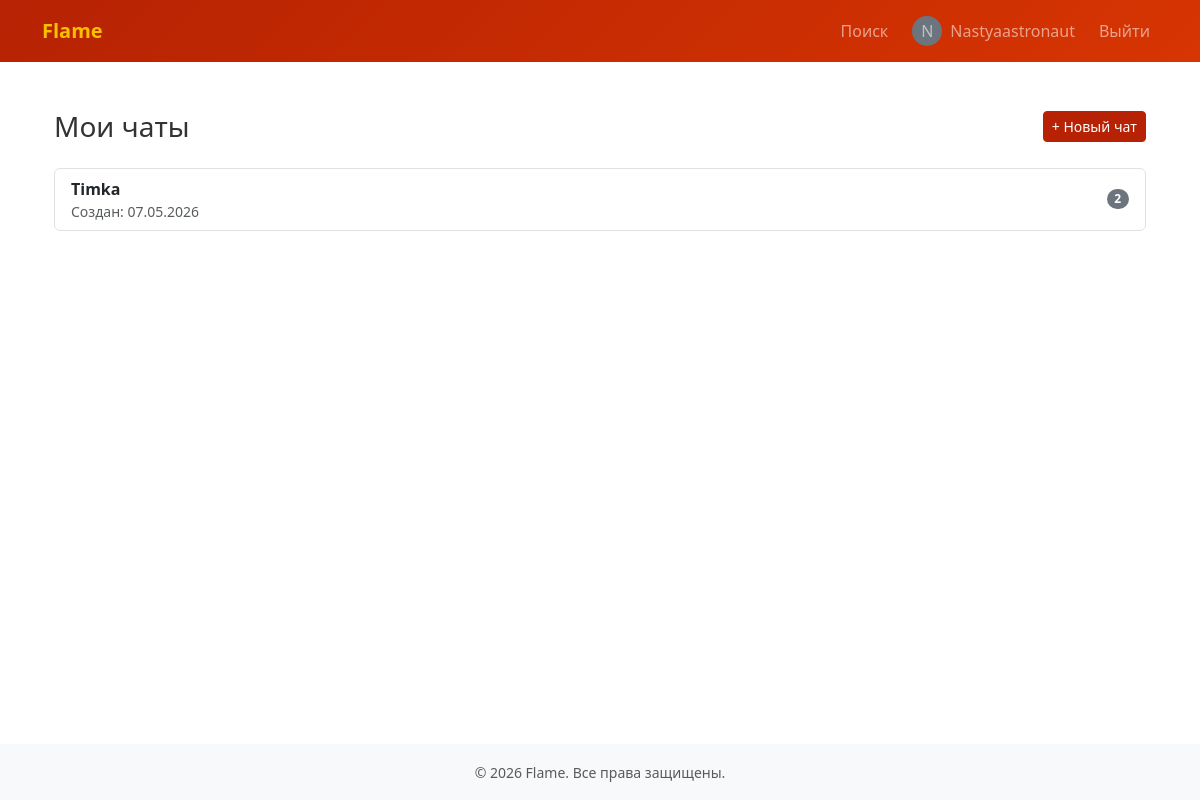
Page /chats/ (signed in) on the committed database.
### users/models.py (models this page shows, shortened)
class CustomUser(AbstractUser):
    email = models.EmailField(unique=True, verbose_name='Email')
    phone_regex = RegexValidator(
        regex=r'^\+?7?\d{10}$',
        message="Телефон в формате: +7XXXXXXXXXX (10 цифр)"
    )
    phone = models.CharField(
        max_length=20,
        blank=True,
        null=True,
        verbose_name='Телефон'
    )
    birth_date = models.DateField(blank=True, null=True, verbose_name='Дата рождения')
    bio = models.TextField(blank=True, null=True, verbose_name='О себе')
    avatar = models.ImageField(
        upload_to='avatars/',
        blank=True,
        null=True,
        verbose_name='Аватар'
    )
    last_online = models.DateTimeField(auto_now=True, verbose_name='Был в сети')
    PRIVACY_CHOICES = [
        ('everyone', 'Все пользователи'),
        ('members_only', 'Только участники чатов'),
        ('no_one', 'Никто (кроме администраторов)'),
    ]
    email_privacy = models.CharField(
        max_length=20,
        choices=PRIVACY_CHOICES,
        default='members_only',
        verbose_name='Кто видит email'
    )
    phone_privacy = models.CharField(
        max_length=20,
        choices=PRIVACY_CHOICES,
        default='members_only',
        verbose_name='Кто видит телефон'
    )
    USERNAME_FIELD = 'username'
    REQUIRED_FIELDS = ['email']

### chat/models.py (models this page shows, shortened)
class Chat(models.Model):
    name = models.CharField(max_length=100)
    created_at = models.DateTimeField(auto_now_add=True)

### chat/views.py (the view)
# urls.py: path('', views.chat_list, name='list'),
@login_required
def chat_list(request):
    user_chats = Chat.objects.filter(chatmember__user=request.user)
    return render(request, 'chat/chat_list.html', {'chats': user_chats})

### chat/templates/chat/chat_list.html
{% extends 'base.html' %}
{% block content %}
<div class="container py-4">
    <div class="d-flex justify-content-between align-items-center mb-4">
        <h1 class="h3 mb-0">Мои чаты</h1>
        <a href="{% url 'chat:create' %}" class="btn btn-sm btn-success">+ Новый чат</a>
    </div>
    {% if chats %}
        <div class="list-group">
            {% for chat in chats %}
                <a href="{% url 'chat:room' chat.id %}" class="list-group-item list-group-item-action d-flex justify-content-between align-items-center">
                    <div>
                        <strong>{{ chat.name }}</strong>
                        <small class="text-muted d-block">Создан: {{ chat.created_at|date:"d.m.Y" }}</small>
                    </div>
                    <span class="badge bg-secondary rounded-pill">{{ chat.chatmember_set.count }}</span>
                </a>
            {% endfor %}
        </div>
    {% else %}
        <div class="text-center py-5">
            <p class="text-muted">У вас нет чатов</p>
            <a href="{% url 'chat:create' %}" class="btn btn-sm btn-primary">Создать чат</a>
        </div>
    {% endif %}
{% endblock %}

### templates/base.html (shortened to what this page needs)
<!DOCTYPE html>
<html lang="ru">
<head>
    <link href="https://cdn.jsdelivr.net/npm/bootstrap@5.3.0/dist/css/bootstrap.min.css" rel="stylesheet">
</head>
<body class="d-flex flex-column min-vh-100">
    <nav class="navbar navbar-expand-lg navbar-dark" style="background: linear-gradient(135deg, #B62203 0%, #D73502 100%);">
        <div class="container">
            <a class="navbar-brand" href="{% url 'chat:list' %}">Flame</a>
            <div class="collapse navbar-collapse" id="navbarNav">
                <ul class="navbar-nav ms-auto align-items-center gap-2">
                    {% if user.is_authenticated %}
                        <li class="nav-item">
                            <a class="nav-link" href="{% url 'users:user_search' %}">Поиск</a>
                        </li>
                        <li class="nav-item">
                            <a class="nav-link d-flex align-items-center gap-2" href="{% url 'users:profile' %}">
                                {% if user.avatar %}
                                    <img src="{{ user.avatar.url }}" alt="avatar" style="width: 30px; height: 30px; border-radius: 50%; object-fit: cover;">
                                {% else %}
                                    <span style="display: inline-block; width: 30px; height: 30px; line-height: 30px; text-align: center; background: #6c757d; border-radius: 50%;">{{ user.username|first|upper }}</span>
                                {% endif %}
                                <span>{{ user.username }}</span>
                            </a>
                        </li>
                        <li class="nav-item">
                            <form method="post" action="{% url 'users:logout' %}" class="d-inline">
                                <button type="submit" class="btn btn-link nav-link" style="display: inline-block;">Выйти</button>
                            </form>
                        </li>
                    {% endif %}
                </ul>
            </div>
        </div>
    </nav>
    <main class="flex-grow-1">
        <div class="container mt-4">
            {% block content %}
            {% endblock %}
        </div>
    </main>
    <footer class="bg-light text-center text-muted py-3">
        <div class="container">
            <small>&copy; 2026 Flame. Все права защищены.</small>
        </div>
    </footer>
</body>
</html>

### templates/base.html (style rules this page uses)
:root { --dark-cherry: #801100; --dragon: #B62203; --bishop: #D73502; --cadmium: #FC6400; --fire-orange: #FF7500; --golden: #FAC000; }
body { background-color: white; color: #333; }
.navbar { background: linear-gradient(135deg, var(--dark-cherry) 0%, var(--dragon) 100%); }
.navbar-brand { font-weight: bold; color: var(--golden) !important; }
.btn-success { background-color: var(--dragon); border-color: var(--dragon); }
footer { background-color: #f8f9fa !important; color: #6c757d !important; }

### rows in the picture
CustomUser: username|first "N", username "Nastyaastronaut"
Chat: name "Timka", created_at "07.05.2026", chatmember_set.count "2"
